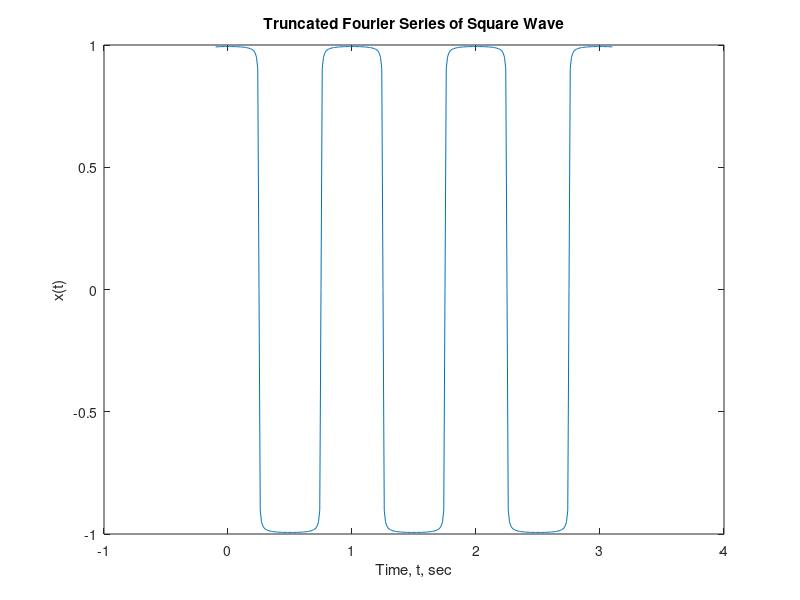

Here is the MATLAB script that generated this plot:
% Eric Morse and Tom Tao CM2084
% ECE300 Prelab Lab 4 Part b
% 
% Initialize all variables 
% 
clear variables 
% 
%  this program determines results for Prelab of Lab 4
% 
T = 1;
N = 100;
n=1:N; 
t=-0.1:1/100:3.1; 
% Define time range with time step size T/100 
x=zeros(1,length(t)); 
% zeroeth-order truncted Fourier series 
for k=1:N 
% loop through all N Fourier coefficients     
x = x + 2*abs(sinc(k/2))*cos(k*2*pi*t+angle(sinc(k/2)));
end 
plot(t,x)  
xlabel('Time, t, sec') 
ylabel('x(t)') 
title('Truncated Fourier Series of Square Wave') 
